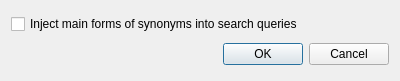
<ui version="4.0" >
 <class>Options</class>
 <widget class="QDialog" name="Options" >
  <property name="geometry" >
   <rect>
    <x>0</x>
    <y>0</y>
    <width>400</width>
    <height>81</height>
   </rect>
  </property>
  <property name="windowTitle" >
   <string>Options</string>
  </property>
  <layout class="QVBoxLayout" name="verticalLayout" >
   <item>
    <widget class="QCheckBox" name="checkBox" >
     <property name="toolTip" >
      <string>Imagine searching for the word 'cats'. One dictionary lists
it as a synonym for 'cat', another one only knows 'cat'
alone. With this option on, the first dictionary would help
discover the main word 'cat' which would be added to the
query, and both dictionaries would include a definition for
'cat' in response to the 'cats' query. This is very useful in
most cases, and thus it is recommended to keep this on.</string>
     </property>
     <property name="text" >
      <string>Inject main forms of synonyms into search queries</string>
     </property>
    </widget>
   </item>
   <item>
    <widget class="QDialogButtonBox" name="buttonBox" >
     <property name="orientation" >
      <enum>Qt::Horizontal</enum>
     </property>
     <property name="standardButtons" >
      <set>QDialogButtonBox::Cancel|QDialogButtonBox::Ok</set>
     </property>
    </widget>
   </item>
  </layout>
 </widget>
 <resources/>
 <connections>
  <connection>
   <sender>buttonBox</sender>
   <signal>accepted()</signal>
   <receiver>Options</receiver>
   <slot>accept()</slot>
   <hints>
    <hint type="sourcelabel" >
     <x>248</x>
     <y>254</y>
    </hint>
    <hint type="destinationlabel" >
     <x>157</x>
     <y>274</y>
    </hint>
   </hints>
  </connection>
  <connection>
   <sender>buttonBox</sender>
   <signal>rejected()</signal>
   <receiver>Options</receiver>
   <slot>reject()</slot>
   <hints>
    <hint type="sourcelabel" >
     <x>316</x>
     <y>260</y>
    </hint>
    <hint type="destinationlabel" >
     <x>286</x>
     <y>274</y>
    </hint>
   </hints>
  </connection>
 </connections>
</ui>
